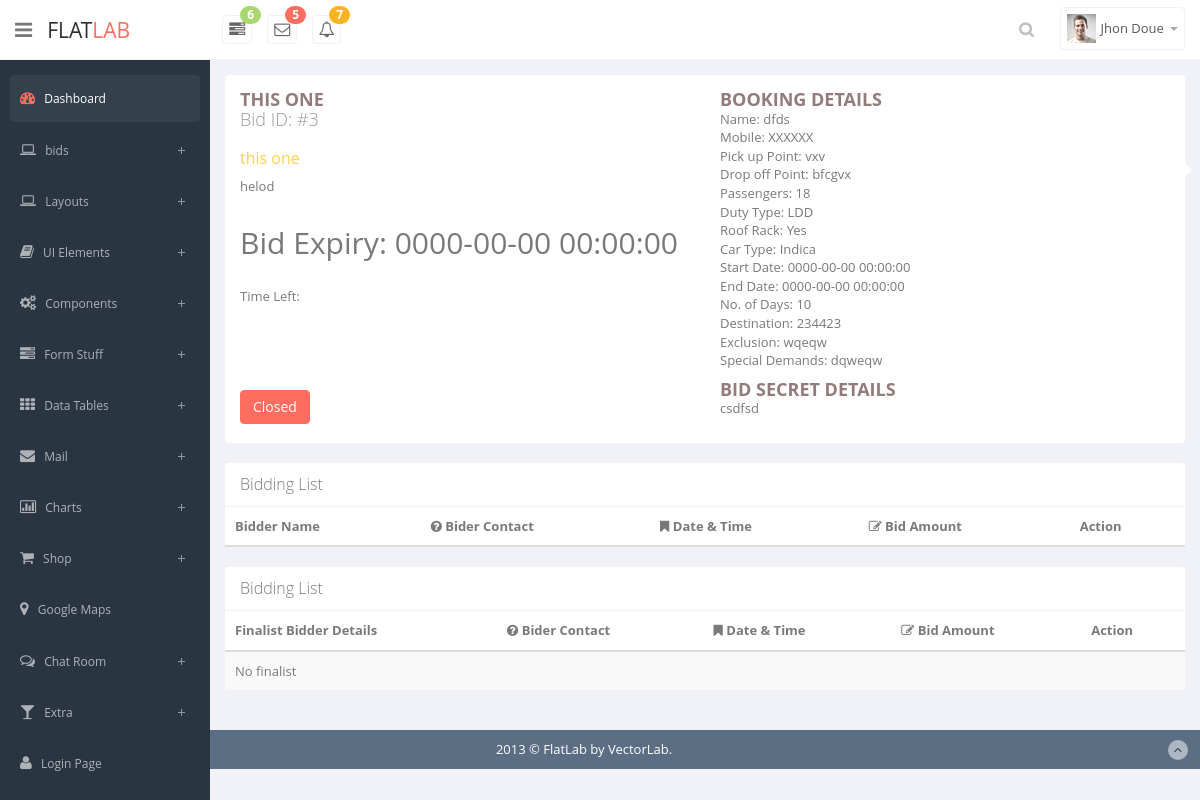
/biddetails.php?id=3 (signed in), run on the app's committed database.
### tables this page shows
CREATE TABLE `bids` (
  `id` int(11) NOT NULL,
  `bidname` varchar(200) DEFAULT NULL,
  `biddescription` varchar(200) DEFAULT NULL,
  `bidtype` varchar(200) DEFAULT NULL,
  `dutyprice` varchar(200) DEFAULT NULL,
  `name` varchar(200) DEFAULT NULL,
  `number` varchar(200) DEFAULT NULL,
  `pickuppoint` varchar(200) DEFAULT NULL,
  `dropoffpoint` varchar(200) DEFAULT NULL,
  `numberofpassenser` varchar(200) DEFAULT NULL,
  `city` varchar(200) DEFAULT NULL,
  `dutytype` varchar(200) DEFAULT NULL,
  `queryfrom` varchar(200) DEFAULT NULL,
  `selectdutystatus` varchar(200) DEFAULT NULL,
  `roofrack` varchar(200) DEFAULT NULL,
  `cartype` varchar(200) DEFAULT NULL,
  `dutystatusreason` varchar(200) DEFAULT NULL,
  `numberofdays` varchar(200) DEFAULT NULL,
  `destination` varchar(200) DEFAULT NULL,
  `exclusions` varchar(200) DEFAULT NULL,
  `specialdemanded` varchar(200) DEFAULT NULL,
  `bidsecretdetail` varchar(200) DEFAULT NULL,
  `startend` datetime DEFAULT NULL,
  `startdate` datetime DEFAULT NULL,
  `bidenddate` datetime DEFAULT NULL,
  `activebid` varchar(200) DEFAULT NULL,
  `bidimage` varchar(200) DEFAULT NULL,
  `bidby` varchar(222) NOT NULL
);

### functions.php (called while the page is built, shortened)
<?php
include('config.php');
function isAdmin()
{
	if (isset($_SESSION['user']) && $_SESSION['user']['user_type'] == 'admin' ) {
		return true;
	}else{
		return false;
	}
}
function bidDetails($id){
	global $db;
	$query="select * from bids where id='$id'";
	$exe=mysqli_query($db, $query);
	$row = mysqli_fetch_assoc( $exe );
	return $row;
}

### biddetails.php (the view, shortened to what this page needs)
<?php
include('header.php');
include('sidebar.php');
$id=$_GET['id'];
$row =bidDetails($id);
global $db;
?>
  <section id="main-content">
          <section class="wrapper">
              <div class="row">
                  <div class="col-lg-12">
                      <section class="panel post-wrap pro-box">
                          <aside>
                              <div class="post-info">
                                  <span class="arrow-pro right"></span>
                                  <div class="panel-body">
                                      <h1><strong>
									  <?php echo  $row['bidname'];
									  ?>
                    </strong><br>
                    Bid ID: <?php
									  echo  "#".$row['id'];  ?></h1>
                    <div class="desk yellow">
                        <h3><?php echo $row['bidname'];  ?></h3>
                        <p><?php echo  $row['biddescription'];  ?></p>
                      </div></br>
										<h2 id="biddo">Bid Expiry: <?php  echo  $b_exp=$row['bidenddate'];
									   $cu=date("Y-m-d h:i:s");
									   ?></h2>
										</br>Time Left:<div id="time"><time datetime="<?php echo $b_exp ?>+0530"></time></div>
<?php
  if($row['selectdutystatus']=='3'){
  		 $st="Closed";
  	echo '<button class="btn btn-danger" type="button">Closed</button>';
  	 }
  else if (strtotime($cu) < strtotime($b_exp) ){
  	$st="Active";
  	echo '<button class="btn btn-success" type="button">Active</button>';
  }
  else
  {
  	echo '<button class="btn btn-danger" type="button">Closed</button>';
  	}
?>
            </div>
        </div>
    </aside>
<aside>
  <div class="post-info">
      <span class="arrow-pro right"></span>
      <div class="panel-body">
       <h1><strong>Booking Details</strong></h1>
      	<ul id="book-det">
           <li><span>Name:</span> <?php echo  $row['name'];  ?></li>
           <li><span>Mobile:</span> <?php if($role=='1'){ echo  $row['number']; }else{ echo "XXXXXX";} ?></li>
           <li><span>Pick up Point:</span> <?php echo  $row['pickuppoint'];  ?></li>
           <li><span>Drop off Point:</span> <?php echo  $row['dropoffpoint'];  ?></li>
           <li><span>Passengers:</span> <?php echo  $row['numberofpassenser'];  ?></li>
           <li><span>Duty Type:</span> <?php echo  $row['dutytype'];  ?></li>
           <li><span>Roof Rack:</span> <?php echo  $row['roofrack'];  ?></li>
           <li><span>Car Type:</span> <?php echo  $row['cartype'];  ?></li>
           <li><span>Start Date:</span> <?php echo  $row['startdate'];  ?></li>
           <li><span>End Date:</span> <?php echo  $row['startend'];  ?></li>
           <li><span>No. of Days:</span> <?php echo  $row['numberofdays'];  ?></li>
           <li><span>Destination:</span> <?php echo  $row['destination'];  ?></li>
           <li><span>Exclusion:</span> <?php echo  $row['exclusions'];  ?></li>
          <li><span>Special Demands:</span> <?php echo  $row['specialdemanded'];  ?></li>
                  </ul>
                   <h1><strong>Bid Secret Details</strong></h1>
                   <p><?php echo  $row['bidsecretdetail'];  ?></p>
            </div>
</aside>
</section>
      </div>
  </div>
<div class="row">
    <div class="col-lg-12">
        <section class="panel">
            <header class="panel-heading">
                Bidding List</header>
            <table class="table table-striped table-advance table-hover">
                <thead>
                <tr>
                    <th>Bidder Name</th>
                    <th class="hidden-phone"><i class="fa fa-question-circle"></i> Bider Contact</th>
                    <th><i class="fa fa-bookmark"></i> Date &amp; Time</th>
                    <th><i class=" fa fa-edit"></i> Bid Amount</th>
                    <th>Action</th>
                </tr>
                </thead>
                          </table>
                      </section>
                  </div>
              </div>
			<?php  $sql3="select * from bidders_bids where bidid='$id' && status='1'";
							$exe3=mysqli_query($db,$sql3);
							$row3 = mysqli_fetch_assoc( $exe3 );
			  ?>
              <div class="row">
                  <div class="col-lg-12">
                      <section class="panel">
                          <header class="panel-heading">
                              Bidding List</header>
                          <table class="table table-striped table-advance table-hover">
                              <thead>
                              <tr>
                                  <th>Finalist Bidder Details</th>
                                  <th class="hidden-phone"><i class="fa fa-question-circle"></i> Bider Contact</th>
                                  <th><i class="fa fa-bookmark"></i> Date &amp; Time</th>
                                  <th><i class=" fa fa-edit"></i> Bid Amount</th>
                                  <th>Action</th>
                              </tr>
                              </thead>
                              <tbody>
                             <?php
							 $num = mysqli_num_rows( $exe3 );
							 if($num=='1'){
							 ?>
							  <tr>
							  <td><a href="#"><?php  if($role=='1'){ echo  $row3['name'];}else{ echo 'XXXX';}  ?></a></td>
                                  <td class="hidden-phone"><?php if($role=='1'){ echo  $row3['contact']; }else{ echo 'XXXX'; }  ?></td>
                                  <td><?php echo  $row3['date_time'];  ?> </td>
                                  <td><span class="label label-info label-mini"><?php if($role=='1'){ echo  $row3['amount']; }else{ echo "XXXX";} ?> </span></td>
								  <td>
                                      <span class="label label-success label-mini">Finalist</span>
                             <?php  if($role=='1'){  ?>
							 <a href="del_final.php?ubid=<?php echo $ubid=$row3['users_bid_id'];?> && bid_id=<?php echo $id;?>"><button class="btn btn-danger btn-xs"><i class="fa fa-trash-o "></i></button></a>
							 <?php }else{
							 echo "";
							 }?> </td>
                              </tr>
							 <?php }else{ ?>
							 <tr>
							  <td colspan="5">No finalist  </td>
                              </tr>
							 <?php } ?>
                              </tbody>
                          </table>
                      </section>
                  </div>
              </div>
          </section>
      </section>
<?php include("footer.php");  ?>

### header.php (shortened to what this page needs)
<?php
include('functions.php');
?>
<!DOCTYPE html>
<html lang="en">
  <head>
    <link href="css/bootstrap.min.css" rel="stylesheet">
    <link href="css/bootstrap-reset.css" rel="stylesheet">
    <link href="assets/font-awesome/css/font-awesome.css" rel="stylesheet" />
    <link href="assets/jquery-easy-pie-chart/jquery.easy-pie-chart.css" rel="stylesheet" type="text/css" media="screen"/>
    <link rel="stylesheet" href="css/owl.carousel.css" type="text/css">
    <link href="css/slidebars.css" rel="stylesheet">
    <link href="css/style.css" rel="stylesheet">
    <link href="css/style-responsive.css" rel="stylesheet" />
  </head>
  <body>
  <section id="container" >
  <?php
  if (isAdmin()) {
  ?>
      <header class="header white-bg">
              <div class="sidebar-toggle-box">
                  <div class="fa fa-bars tooltips" data-placement="right" data-original-title="Toggle Navigation"></div>
              </div>
            <a href="index.html" class="logo">Flat<span>lab</span></a>
            <div class="nav notify-row" id="top_menu">
                <ul class="nav top-menu">
                    <li class="dropdown">
                        <a data-toggle="dropdown" class="dropdown-toggle" href="#">
                            <i class="fa fa-tasks"></i>
                            <span class="badge bg-success">6</span>
                        </a>
                    </li>
                    <li id="header_inbox_bar" class="dropdown">
                        <a data-toggle="dropdown" class="dropdown-toggle" href="#">
                            <i class="fa fa-envelope-o"></i>
                            <span class="badge bg-important">5</span>
                        </a>
                    </li>
                    <li id="header_notification_bar" class="dropdown">
                        <a data-toggle="dropdown" class="dropdown-toggle" href="#">
                            <i class="fa fa-bell-o"></i>
                            <span class="badge bg-warning">7</span>
                        </a>
                    </li>
                </ul>
            </div>
            <div class="top-nav ">
                <ul class="nav pull-right top-menu">
                    <li>
                        <input type="text" class="form-control search" placeholder="Search">
                    </li>
                    <li class="dropdown">
                        <a data-toggle="dropdown" class="dropdown-toggle" href="#">
                            <img alt="" src="img/avatar1_small.jpg">
                            <span class="username">Jhon Doue</span>
                            <b class="caret"></b>
                        </a>
                    </li>
                </ul>
            </div>
        </header>
  <?php } ?>

### sidebar.php (shortened to what this page needs)
    <aside>
<div id="sidebar"  class="nav-collapse ">
            <ul class="sidebar-menu" id="nav-accordion">
                <li>
                    <a class="active" href="index.html">
                        <i class="fa fa-dashboard"></i>
                        <span>Dashboard</span>
                    </a>
                </li>
                <li class="sub-menu">
                    <a href="javascript:;" >
                        <i class="fa fa-laptop"></i>
                        <span>bids</span>
                    </a>
                </li>
                <li class="sub-menu">
                    <a href="javascript:;" >
                        <i class="fa fa-laptop"></i>
                        <span>Layouts</span>
                    </a>
                </li>
                <li class="sub-menu">
                    <a href="javascript:;" >
                        <i class="fa fa-book"></i>
                        <span>UI Elements</span>
                    </a>
                </li>
                <li class="sub-menu">
                    <a href="javascript:;" >
                        <i class="fa fa-cogs"></i>
                        <span>Components</span>
                    </a>
                </li>
                <li class="sub-menu">
                    <a href="javascript:;" >
                        <i class="fa fa-tasks"></i>
                        <span>Form Stuff</span>
                    </a>
                </li>
                <li class="sub-menu">
                    <a href="javascript:;" >
                        <i class="fa fa-th"></i>
                        <span>Data Tables</span>
                    </a>
                </li>
                <li class="sub-menu">
                    <a href="javascript:;" >
                        <i class=" fa fa-envelope"></i>
                        <span>Mail</span>
                    </a>
                </li>
                <li class="sub-menu">
                    <a href="javascript:;" >
                        <i class=" fa fa-bar-chart-o"></i>
                        <span>Charts</span>
                    </a>
                </li>
                <li class="sub-menu">
                    <a href="javascript:;" >
                        <i class="fa fa-shopping-cart"></i>
                        <span>Shop</span>
                    </a>
                </li>
                <li>
                    <a href="google_maps.html" >
                        <i class="fa fa-map-marker"></i>
                        <span>Google Maps </span>
                    </a>
                </li>
                <li class="sub-menu">
                    <a href="javascript:;">
                        <i class="fa fa-comments-o"></i>
                        <span>Chat Room</span>
                    </a>
                </li>
                <li class="sub-menu">
                    <a href="javascript:;" >
                        <i class="fa fa-glass"></i>
                        <span>Extra</span>
                    </a>
                </li>
                <li>
                    <a  href="login.html">
                        <i class="fa fa-user"></i>
                        <span>Login Page</span>
                    </a>
                </li>
                <li class="sub-menu">
                    <a href="javascript:;" >
                    </a>
                </li>
            </ul>
        </div>
    </aside>

### footer.php (shortened to what this page needs)
      <footer class="site-footer">
          <div class="text-center">
              2013 &copy; FlatLab by VectorLab.
              <a href="#" class="go-top">
                  <i class="fa fa-angle-up"></i>
              </a>
          </div>
      </footer>
  </section>
  </body>
</html>

### data on the page
bids: bidname "THIS ONE", id "3", bidname "this one", biddescription "helod", bidenddate "0000-00-00 00:00:00", name "dfds", pickuppoint "vxv", dropoffpoint "bfcgvx", numberofpassenser "18", dutytype "LDD", roofrack "Yes", cartype "Indica", startdate "0000-00-00 00:00:00", startend "0000-00-00 00:00:00", numberofdays "10", destination "234423", exclusions "wqeqw", specialdemanded "dqweqw", bidsecretdetail "csdfsd"
